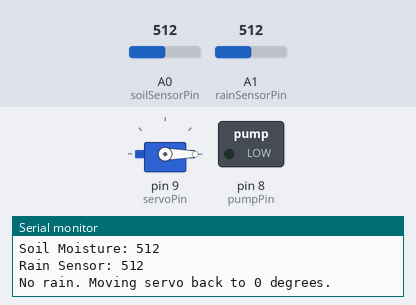
This sketch was run on a simulated Arduino Uno, built with avr-gcc and run on an emulated ATmega328P. On the bench: servo, switched loads named in the sketch (green lamp = pin HIGH), the last lines printed to the serial monitor. Inputs (shaded band) come from the test bench; at power-on: A1 (rainSensorPin) = 512, A0 (soilSensorPin) = 512.

Above: at 1.2 s.
1.3 s: A1 (rainSensorPin) set to 491
At 3.4 s:
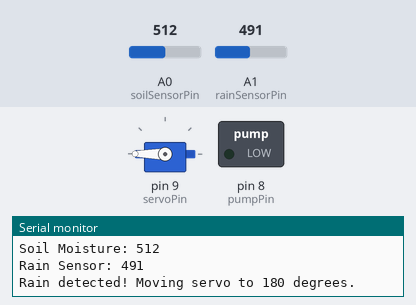
4.3 s: A0 (soilSensorPin) set to 686
6.7 s: A0 (soilSensorPin) set to 714
At 9.0 s:
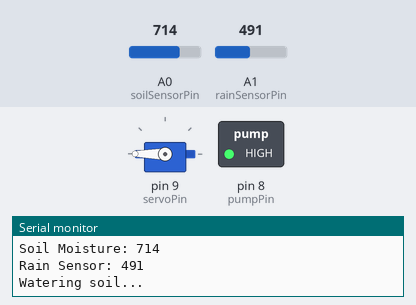
9.7 s: A0 (soilSensorPin) set to 690
12.0 s: A0 (soilSensorPin) set to 710
At 15.75 s:
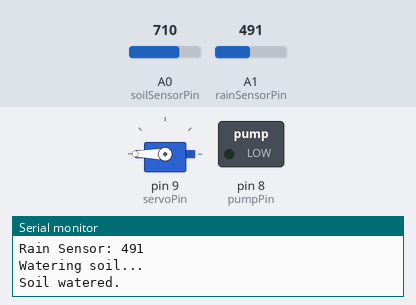
Timing chart, 0 to 16.0 s (numbered marks = the images above; inputs shaded):
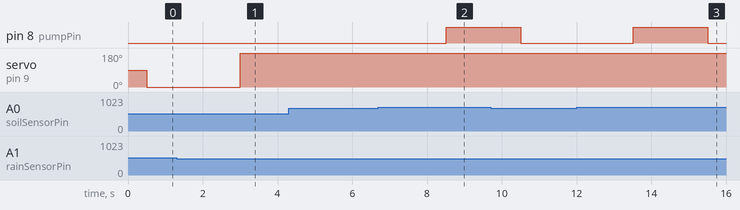

The sketch:

Soil_sensor_2.ino
```cpp
#include <Servo.h>

// Define the pins
const int soilSensorPin = A0;   // Analog pin for soil moisture sensor
const int pumpPin = 8;          // Digital pin for water pump (Relay control)
const int rainSensorPin = A1;   // Analog pin for rain sensor
const int servoPin = 9;         // PWM-capable pin for servo

// Moisture threshold values
const int dryThreshold = 700;   // Soil is considered dry when moisture level is higher than this
const int wetThreshold = 300;   // Soil is considered wet when moisture level is lower than this

// Watering duration in milliseconds
const int wateringDuration = 2000; // Adjust watering duration (2 seconds in this case)

// Rain detection threshold
const int rainThreshold = 500;  // Adjust based on your rain sensor's output

// Create servo object
Servo rainServo;

// Flag to track whether the pump is already on or not
bool pumpActive = false;

void setup() {
  pinMode(soilSensorPin, INPUT);  // Set the soil sensor pin as input
  pinMode(rainSensorPin, INPUT);  // Set the rain sensor pin as input
  pinMode(pumpPin, OUTPUT);       // Set the pump pin as output

  rainServo.attach(servoPin);     // Attach the servo to the pin

  Serial.begin(9600);             // Start serial communication for debugging
}

void loop() {
  // Read soil moisture and average over multiple readings to get a stable value
  int soilMoisture = 0;
  for (int i = 0; i < 5; i++) {
    soilMoisture += analogRead(soilSensorPin);
    delay(50);  // Small delay between readings
  }
  soilMoisture /= 5; // Average the readings
  Serial.print("Soil Moisture: ");
  Serial.println(soilMoisture);

  // Read rain sensor and average over multiple readings
  int rainValue = 0;
  for (int i = 0; i < 5; i++) {
    rainValue += analogRead(rainSensorPin);
    delay(50);  // Small delay between readings
  }
  rainValue /= 5; // Average the readings
  Serial.print("Rain Sensor: ");
  Serial.println(rainValue);

  // Control the water pump based on soil moisture
  if (soilMoisture > dryThreshold && !pumpActive) {
    // If soil is dry and the pump is not already active
    digitalWrite(pumpPin, HIGH);  // Turn pump on
    pumpActive = true;  // Set pumpActive to true to prevent repeated switching
    Serial.println("Watering soil...");
    delay(wateringDuration);       // Wait for the watering duration
    digitalWrite(pumpPin, LOW);   // Turn pump off
    pumpActive = false;  // Reset pumpActive after watering
    Serial.println("Soil watered.");
  }

  // Control the servo based on rain detection
  if (rainValue < rainThreshold) {
    // If rain is detected, move servo to 180 degrees
    if (rainServo.read() != 180) {
      rainServo.write(180);
      Serial.println("Rain detected! Moving servo to 180 degrees.");
      delay(1000);  // Delay to prevent constant servo movement
    }
  } else {
    // If no rain, move servo back to 0 degrees (initial position)
    if (rainServo.read() != 0) {
      rainServo.write(0);
      Serial.println("No rain. Moving servo back to 0 degrees.");
      delay(1000);  // Delay to prevent constant servo movement
    }
  }

  delay(1000); // Delay before the next loop iteration to avoid excessive sensor readings
}
```

Measured:
- the behaviour switches between 500 and 499 on A1 (rainSensorPin) (found by bisection; images 0 and 1)
- the behaviour switches between 700 and 701 on A0 (soilSensorPin) (found by bisection; images 1 and 2)
- after the input at 1.3 s, servo on pin 9 (servoPin): 0° → 180° after 1.7 s
- after the input at 6.7 s, pin 8 (pumpPin): LOW → HIGH after 1.8 s
- after the input at 12.0 s, pin 8 (pumpPin): LOW → HIGH after 1.5 s, → LOW 2.0 s later
